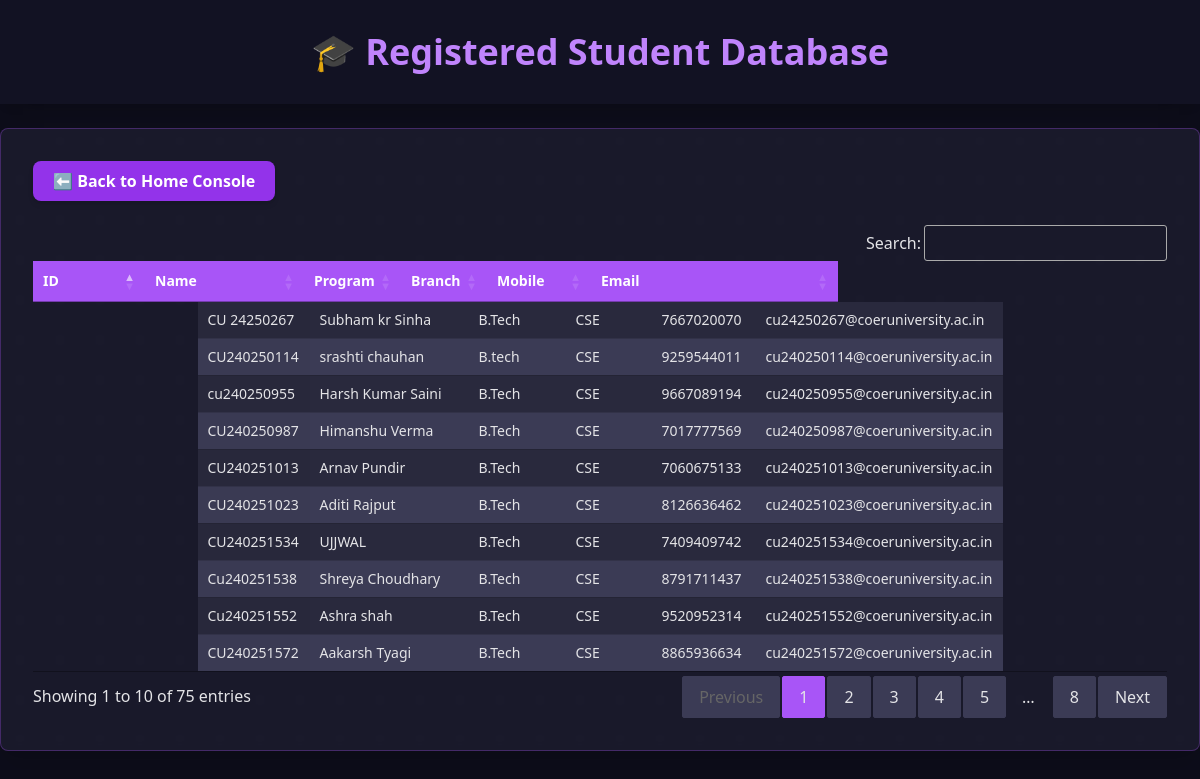
Before: /students with the older database file.
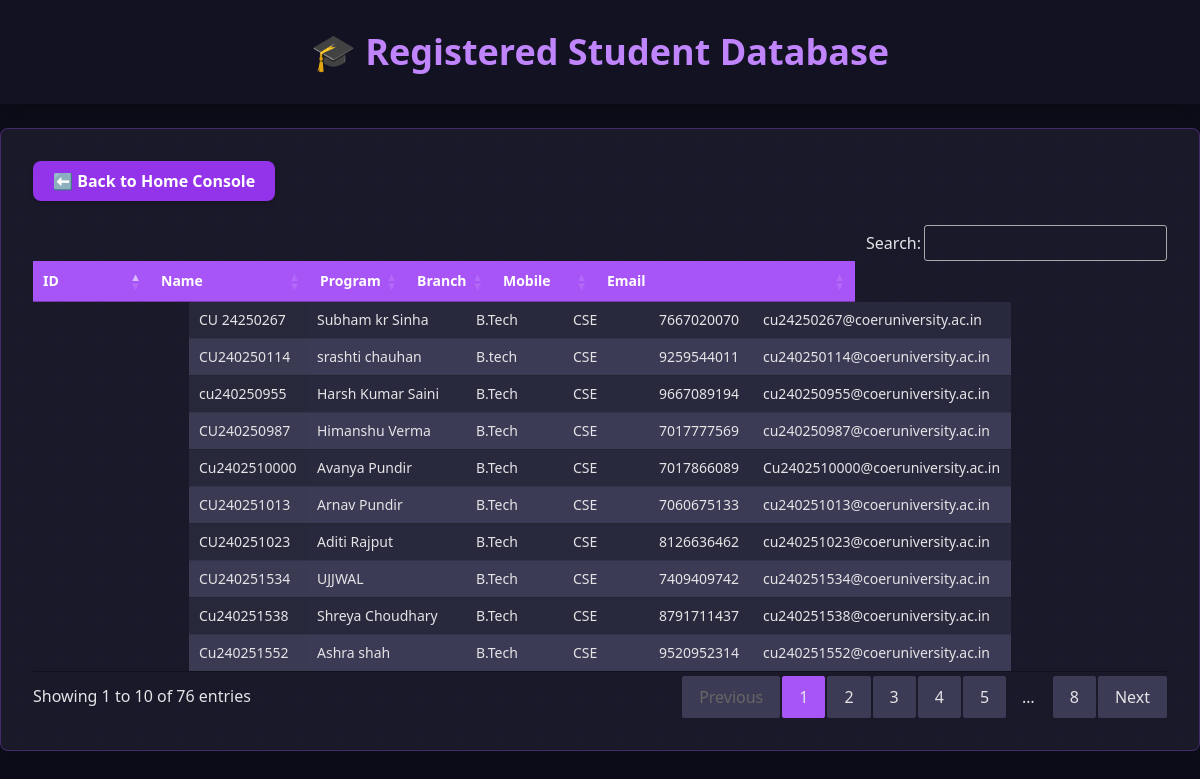
After: the same page with the newer database file.
### tables this page shows
CREATE TABLE students (
    ID TEXT PRIMARY KEY,
    Name TEXT,
    Program TEXT,
    Branch TEXT,
    Mobile TEXT,
    Gmail TEXT
);

### app.py (the view)
@app.route('/students')
def students():
    try:
        conn = sqlite3.connect('database.db')
        cursor = conn.cursor()
        cursor.execute("SELECT ID, Name, Program, Branch, Mobile, Gmail FROM students")
        data = cursor.fetchall()
        conn.close()
        return render_template('students.html', students=data)
    except Exception as e:
        return str(e)

### templates/students.html (shortened to what this page needs)
<!DOCTYPE html>
<html lang="en">
<head>
  <script src="https://cdn.tailwindcss.com"></script>
  <link rel="stylesheet" href="https://cdn.datatables.net/1.13.4/css/jquery.dataTables.min.css">
  <link rel="stylesheet" href="https://cdn.datatables.net/buttons/2.4.2/css/buttons.dataTables.min.css">
  <link rel="stylesheet" href="https://cdn.datatables.net/responsive/2.4.1/css/responsive.dataTables.min.css">
</head>
<body class="min-h-screen">
  <h1 class="text-4xl font-extrabold text-center text-purple-400 py-8 bg-[#121223] shadow-xl">🎓 Registered Student Database</h1>
  <div class="max-w-7xl mx-auto dark-card shadow-xl p-8 rounded-lg mt-6 overflow-x-auto transform transition-all hover-scale">
    <button onclick="window.location.href='/'" class="bg-purple-600 hover:bg-purple-700 text-white px-5 py-2 rounded-lg font-semibold mb-6 transition shadow-md transform hover:scale-105 neon-button">
      ⬅ Back to Home Console
    </button>
    <table id="studentsTable" class="display nowrap w-full text-sm">
      <thead class="bg-purple-500 text-white">
        <tr>
          <th class="py-3 px-4 text-left">ID</th>
          <th class="py-3 px-4 text-left">Name</th>
          <th class="py-3 px-4 text-left">Program</th>
          <th class="py-3 px-4 text-left">Branch</th>
          <th class="py-3 px-4 text-left">Mobile</th>
          <th class="py-3 px-4 text-left">Email</th>
        </tr>
      </thead>
      <tbody>
        {% for s in students %}
        <tr class="odd:bg-white even:bg-gray-50 hover:bg-purple-900/50 transition duration-150">
          <td class="py-2 px-4">{{ s[0] }}</td>
          <td class="py-2 px-4 font-medium">{{ s[1] }}</td>
          <td class="py-2 px-4">{{ s[2] }}</td>
          <td class="py-2 px-4">{{ s[3] }}</td>
          <td class="py-2 px-4">{{ s[4] }}</td>
          <td class="py-2 px-4">{{ s[5] }}</td>
        </tr>
        {% endfor %}
      </tbody>
    </table>
  </div>
</body>
</html>

### templates/students.html (style rules this page uses)
body { background-color: #0d0d1a; color: #e4e4e7; background-image: radial-gradient(#2a2a3e 1px, transparent 0); background-size: 40px 40px; }
.neon-button { transition: all 0.3s ease-in-out; }
.dark-card { background-color: rgba(32, 32, 50, 0.7); backdrop-filter: blur(5px); border: 1px solid rgba(168, 85, 247, 0.3); }
#studentsTable { background-color: #2a2a3e !important; }
#studentsTable thead { background-color: #7b4397 !important; }
#studentsTable th { color: white !important; background-color: #4a285d !important; }
#studentsTable tbody tr { background-color: #2a2a3e !important; }
#studentsTable tbody tr:nth-child(even) { background-color: #3b3b55 !important; }

Changed rows visible on the page:
no longer on this page (row unchanged): students: ID "CU240251572", Name "Aakarsh Tyagi", Program "B.Tech", Branch "CSE", Mobile "8865936634", Gmail "cu240251572@coeruniversity.ac.in"
added students: ID "Cu2402510000", Name "Avanya Pundir", Program "B.Tech", Branch "CSE", Mobile "7017866089", Gmail "Cu2402510000@coeruniversity.ac.in"
Other visible differences:
text written by a page script: "Search: Showing 1 to 10 of 75 entries Previous 1 2 3 4 5 … 8 Next" → "Search: Showing 1 to 10 of 76 entries Previous 1 2 3 4 5 … 8 Next"
